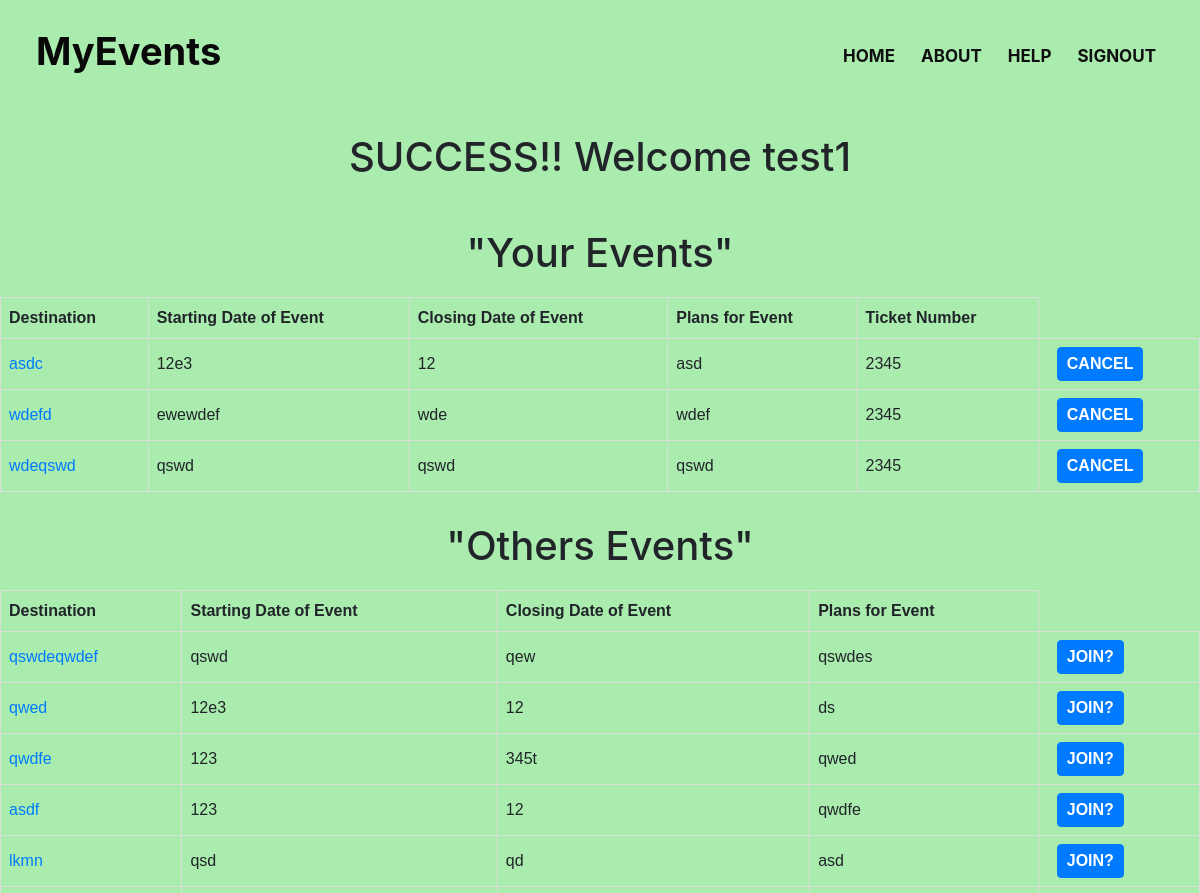
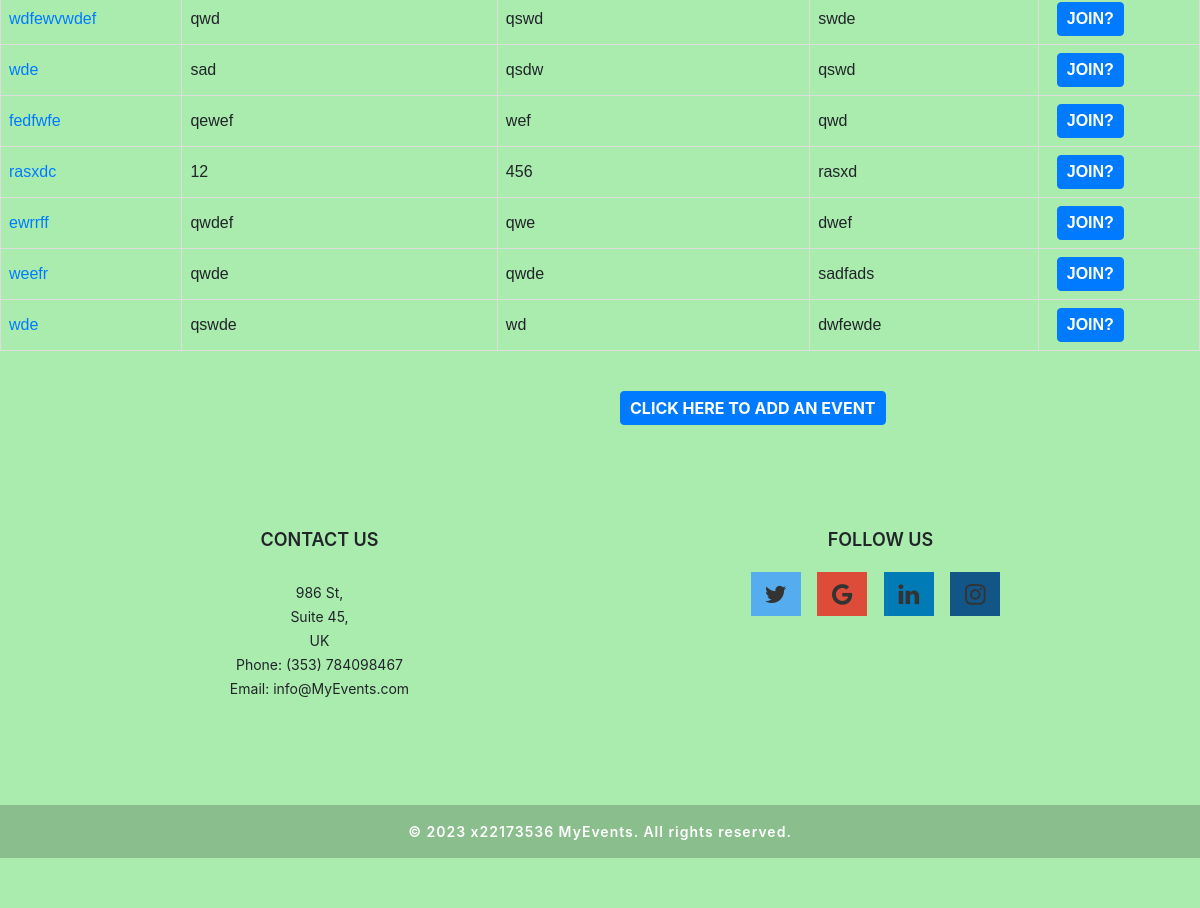
The page /events (signed in) on the database its author committed (2 pictures, top to bottom).
### eventsData/models.py (models this page shows)
class User(models.Model):
    Name = models.CharField(max_length=255)
    Username = models.CharField(max_length=255)
    Password = models.CharField(max_length=255)
    created_at = models.DateTimeField(auto_now_add=True)
    updated_at = models.DateTimeField(auto_now=True)
    objects = UserManager()

class Vacations(models.Model):
    Name = models.CharField(max_length=255)
    EventStart = models.CharField(max_length=255)
    EventEnd = models.CharField(max_length=255)
    Plan = models.TextField()
    Traveler = models.ForeignKey(User, related_name= "PlacesToVisit", on_delete = models.CASCADE)
    PossibleTrips = models.ManyToManyField(User, related_name= "possible_places")
    ticket = models.CharField(max_length=255) # Add this line to include the ticket field
    created_at = models.DateTimeField(auto_now_add=True)
    updated_at = models.DateTimeField(auto_now=True)
    objects = VacationsManager()

### eventsData/views.py (the view)
# urls.py: path("events", views.events),
def events(request):
    if 'loggedInId' not in request.session:
        messages.error(request, "Log in to view Page.")
        return redirect("/")
    loggedInUser = User.objects.get(id=request.session['loggedInId'])
    YourEvents = Vacations.objects.filter(PossibleTrips=loggedInUser)
    for event in YourEvents:
        if not event.ticket:
            event.ticket = generate_ticket()
            event.save()
    context = {
        'loggedInId': loggedInUser,
        'allVacations': Vacations.objects.all(),
        'YourEvents': YourEvents,
        'otherEvents': Vacations.objects.exclude(PossibleTrips=loggedInUser)
    }
    return render(request, "events.html", context)

### eventsData/templates/events.html (shortened to what this page needs)
<!DOCTYPE html>
<html lang="en">
<head>
    <link rel="stylesheet" href="https://cdn.jsdelivr.net/npm/bootstrap@4.5.3/dist/css/bootstrap.min.css">
  <link rel="stylesheet" href="https://cdnjs.cloudflare.com/ajax/libs/font-awesome/4.7.0/css/font-awesome.min.css">
  <link rel="stylesheet" href="https://stackpath.bootstrapcdn.com/bootstrap/4.3.1/css/bootstrap.min.css">
    <link rel="stylesheet" href="https://cdn.jsdelivr.net/npm/bootstrap@4.5.3/dist/css/bootstrap.min.css">
</head>
<header>
  <nav class="navbar navbar-expand-lg">
    <a class="navbar-brand" href="#">MyEvents</a>
    <div class="collapse navbar-collapse" id="navbarNav">
      <ul class="navbar-nav">
        <li class="nav-item active">
          <a class="nav-link" href="#">Home</a>
        </li>
        <li class="nav-item">
          <a class="nav-link" href="/about">About</a>
        </li>
        <li class="nav-item">
          <a class="nav-link" href="#">Help</a>
        </li>
        <li class="nav-item">
          <a class="nav-link" href="/index">signout</a>
        </li>
      </ul>
    </div>
    </nav>
</header>
<body>
  <div class="a122">
    <h1 class="a33">SUCCESS!! Welcome {{loggedInId.Name}} </h1>
    <h1 class="a44">"Your Events"</h1>
    <table>
        <tr>
          <th>Destination</th>
          <th>Starting Date of Event</th>
          <th>Closing Date of Event</th>
          <th>Plans for Event</th>
          <th>Ticket Number</th>
        </tr>
        {% for x in YourEvents %}
        <tr>
          <td><a href="/destination/{{x.id}}">{{x.Name}}</a></td>
          <td>{{x.EventStart}}</td>
          <td>{{x.EventEnd}}</td>
          <td>{{x.Plan}}</td>
          <td>{{x.ticket}}</td>
          <td><a href="/cancel/{{x.id}}"><button class="btn btn-primary btn-med2">Cancel</button></a></td>
        </tr>
       {% endfor %}
      </table>
      <h1 class="a44">"Others Events"</h1>
        <table>
            <tr>
            <th>Destination</th>
            <th>Starting Date of Event</th>
            <th>Closing Date of Event</th>
            <th>Plans for Event</th>
            </tr>
        {% for x in otherEvents %}
            <tr>
            <td><a href="/destination/{{x.id}}">{{x.Name}}</a></td>
            <td>{{x.EventStart}}</td>
            <td>{{x.EventEnd}}</td>
            <td>{{x.Plan}}</td>
            <td><a href="/JoinTrip/{{x.id}}"><button class="btn btn-primary btn-med2">Join?</button></a></td>
            </tr>
        {% endfor %}
        </table>
        <a href="/events/add"><button class="a55 btn btn-primary btn-med2">Click here to add an Event</button></a>
</div>
      </body>
<footer class="text-center text-lg-start">
  <div class="container p-4">
    <div class="row">
      <div class="col-lg-6 col-md-12 mb-4 mb-md-0">
        <h5 class="text-uppercase">Contact Us</h5>
        <p>
          986 St,<br>
          Suite 45,<br>
          UK <br>
          Phone: (353) 784098467<br>
          Email: info@MyEvents.com
        </p>
      </div>
      <div class="col-lg-6 col-md-12 mb-4 mb-md-0">
        <h5 class="text-uppercase mb-0">Follow Us</h5>
        <ul class="list-unstyled list-inline mt-3">
          <li class="list-inline-item">
<a href="#" class="fa fa-twitter"></a>
          </li>
          <li class="list-inline-item">
              <a href="#" class="fa fa-google"></a>
          </li>
          <li class="list-inline-item">
            <a href="#" class="fa fa-linkedin"></a>
          </li>
          <li class="list-inline-item">
            <a href="#" class="fa fa-instagram"></a>
          </li>
        </ul>
      </div>
    </div>
  </div>
  <div class="text-center p-3" style="background-color: rgba(10, 10, 10, 0.2);">
    &copy; 2023 x22173536 MyEvents. All rights reserved.
  </div>
</footer>
</html>

### eventsData/templates/events.html (style rules this page uses)
header { background-color: #f1f3f5; padding: 10px; }
.navbar-brand { display: block; color: #090909; font-size: 38px; font-weight: bold; margin: 0 auto; width: 1200px; padding-left: 10px; }
header { background-color: #aaebae; }
.navbar-nav .nav-item.active .nav-link { color: #0f0f0f; }
.navbar-nav .nav-item .nav-link { color: #0f0f0f; }
.navbar-nav .nav-link { color: #000; font-size: 17px; font-weight: bold; text-transform: uppercase; padding: 5px; margin-top: 10px; }
.btn-primary { background-color: #007bff; border-color: #007bff; font-size: 16px; font-weight: bold; text-transform: uppercase; padding: 4px 9px; margin-left: 10px; }
.navbar-nav .nav-item { margin-right: 10px; }
.navbar-collapse { margin-left: 0; }
.fa { padding: 10px; font-size: 30px; width: 50px; text-align: center; text-decoration: none; margin: 5px 2px; }
.fa-twitter { background: #55ACEE; color: white; }
.fa-google { background: #dd4b39; color: white; }
.fa-linkedin { background: #007bb5; color: white; }
.fa-instagram { background: #125688; color: white; }
footer { background-color: #aaebae; padding-top: 50px; padding-bottom: 50px; }
footer h5 { font-size: 18px; font-weight: 600; margin-bottom: 30px; }
footer p { font-size: 14px; line-height: 24px; margin-bottom: 30px; }
footer ul li { display: inline-block; margin-right: 10px; }
footer .list-inline-item a { color: #333; font-size: 24px; transition: all .3s ease-in-out; }
footer .text-center { background-color: #1abc9c; color: #fff; font-size: 14px; font-weight: 600; letter-spacing: 1px; margin-top: 50px; }
table { font-family: arial, sans-serif; border-collapse: collapse; width: 100%; }
td, th { border: 1px solid #dddddd; text-align: left; padding: 8px; }
tr:nth-child(even) { background-color: #dddddd; }
.a33 { padding-top: 30px; padding-bottom: 30px; text-align: center; }
.a44 { text-align: center; padding-top: 10px; }
.a55 { text-align: center; margin-left: 620px; margin-top: 20px; margin-bottom: 30px; }
table { margin-top: 20px; margin-bottom: 20px; }
.a122 { background-color: #aaebae; }
td { background-color: #aaebae; }

### rows shown on the page
User: Name "test1"
Vacations: Name "asdc", EventStart "12e3", EventEnd "12", Plan "asd", ticket "2345"
Vacations: Name "wdefd", EventStart "ewewdef", EventEnd "wde", Plan "wdef", ticket "2345"
Vacations: Name "wdeqswd", EventStart "qswd", EventEnd "qswd", Plan "qswd", ticket "2345"
Vacations: Name "qswdeqwdef", EventStart "qswd", EventEnd "qew", Plan "qswdes"
Vacations: Name "qwed", EventStart "12e3", EventEnd "12", Plan "ds"
Vacations: Name "qwdfe", EventStart "123", EventEnd "345t", Plan "qwed"
Vacations: Name "asdf", EventStart "123", EventEnd "12", Plan "qwdfe"
Vacations: Name "lkmn", EventStart "qsd", EventEnd "qd", Plan "asd"
Vacations: Name "wdfewvwdef", EventStart "qwd", EventEnd "qswd", Plan "swde"
Vacations: Name "wde", EventStart "sad", EventEnd "qsdw", Plan "qswd"
Vacations: Name "fedfwfe", EventStart "qewef", EventEnd "wef", Plan "qwd"
Vacations: Name "rasxdc", EventStart "12", EventEnd "456", Plan "rasxd"
Vacations: Name "ewrrff", EventStart "qwdef", EventEnd "qwe", Plan "dwef"
Vacations: Name "weefr", EventStart "qwde", EventEnd "qwde", Plan "sadfads"
Vacations: Name "wde", EventStart "qswde", EventEnd "wd", Plan "dwfewde"
